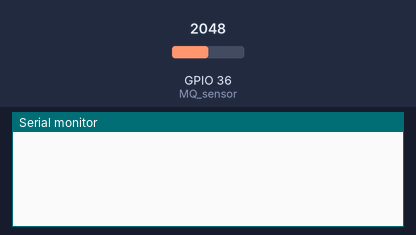
A sketch run on a simulated ESP32-S3. Parts: the last lines printed to the serial monitor. The inputs (shaded band) are chosen by the test bench; at power-on: GPIO 36 (MQ_sensor) = 2048. WiFi joins after 1.5 s; servers stay silent unless stated.

Above: at 3.5 s.
3.6 s: GPIO 36 (MQ_sensor) set to 0
At 5.6 s:
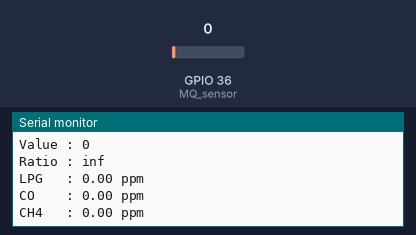
5.9 s: GPIO 36 (MQ_sensor) set to 491
At 5.9 s:
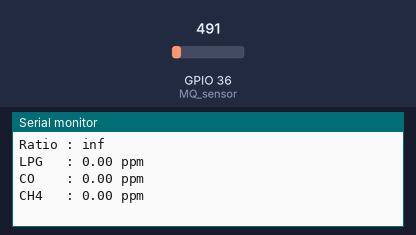
8.9 s: GPIO 36 (MQ_sensor) set to 4095
At 11.6 s:
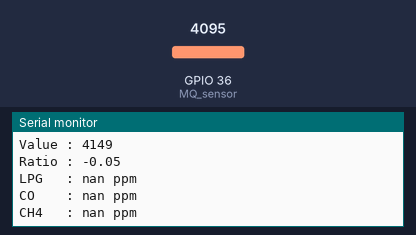
Timing chart, 0 to 13.1 s (numbered marks = the images above; inputs shaded):
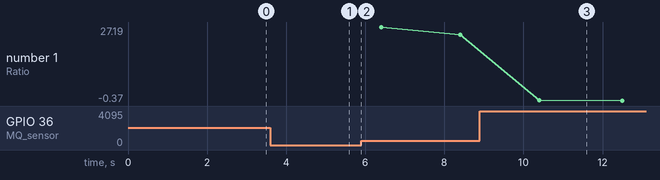

Measured:
- after the input at 3.6 s, the serial monitor: prints a new line after 0.80 s (image 1)
- after the input at 8.9 s, the serial monitor: prints a new line after 1.5 s (image 3)
- plotted number 1: 24.38 → -0.37 after the input at 8.9 s

The sketch:

Edgent_ESP32.ino
```cpp
// (licence header left out)
/* Fill in information from your Blynk Template here */
/* Read more: https://bit.ly/BlynkInject */
//#define BLYNK_TEMPLATE_ID           "TMPxxxxxx"
//#define BLYNK_TEMPLATE_NAME         "Device"

#define BLYNK_TEMPLATE_ID "TMPL6t4diTIq0"
#define BLYNK_TEMPLATE_NAME "Monitoring MQ2"

#include <WiFi.h>


#define BLYNK_FIRMWARE_VERSION        "0.1.0"

#define BLYNK_PRINT Serial
//#define BLYNK_DEBUG

#define APP_DEBUG

// Uncomment your board, or configure a custom board in Settings.h
//#define USE_ESP32_DEV_MODULE
//#define USE_ESP32C3_DEV_MODULE
//#define USE_ESP32S2_DEV_KIT
//#define USE_WROVER_BOARD
//#define USE_TTGO_T7
//#define USE_TTGO_T_OI

#include "BlynkEdgent.h"

BlynkTimer timer;
bool isconnected = false;

/*
   Exponential regression:
  a = [log(y2)-log(y1)]/[log(x2)-log(x1)]


  a =  -0.44721 //LPG
  a =  -0.29405 //CO
  a =  -0.34103 //CH4

  b = log(y)-a*log(x)


  b =  1.23798 //LPG
  b =  1.40088 //CO
  a =  1.28644 //CH4
*/

#define RL 10
#define alpg  -0.44721
#define blpg 1.23798
#define aco  -0.29405
#define bco 1.40088
#define ach4  -0.34103
#define bch4 1.28644
#define Ro 2.7

float VRL;
float Rs;
float ratio;
float lpg;
float co;
float ch4;

int i;
int value;
int numReadings = 10;


#define MQ_sensor 36
void setup() {


  Serial.begin(115200);
  delay(500);

  BlynkEdgent.begin();

  pinMode(MQ_sensor, INPUT);
  timer.setInterval(5000L, checkBlynkStatus);
  timer.setInterval(2000L, sendSensor);
}

void loop() {
  BlynkEdgent.run();
  timer.run();
}

void checkBlynkStatus() {
  isconnected = Blynk.connected();
  if (isconnected == true) {
    //Serial.println("Blynk Connected");
  }
  else {
    Serial.println("Blynk Not Connected");
  }
  delay(100);
}

void sendSensor() {

  for (i = 0; i < numReadings; i++) {
    value = value + analogRead(MQ_sensor);
    delay(10);
  }
  value = value / numReadings;
  Serial.print("Value : ");
  Serial.println(value);

  //LPG
  VRL = value * (3.3 / 4095.0);
  Rs = ((3.3 * RL) / VRL) - RL;
  ratio = Rs / Ro;
  lpg = pow(10, (log10(ratio) - blpg) / alpg);
  Serial.print("Ratio : ");
  Serial.println(ratio);

  Serial.print("LPG   : ");
  Serial.print(lpg);
  Serial.println(" ppm");
  delay(200);
  //CO
  co = pow(10, (log10(ratio) - bco) / aco);

  Serial.print("CO    : ");
  Serial.print(co);
  Serial.println(" ppm");
  delay(200);
  //CH4
  ch4 = pow(10, (log10(ratio) - bch4) / ach4);

  Serial.print("CH4   : ");
  Serial.print(ch4);
  Serial.println(" ppm");
  delay(1000);
  Serial.println(" ");


  Blynk.virtualWrite(V0, lpg);
  Blynk.virtualWrite(V1, co);
  Blynk.virtualWrite(V2, ch4);
}
```
